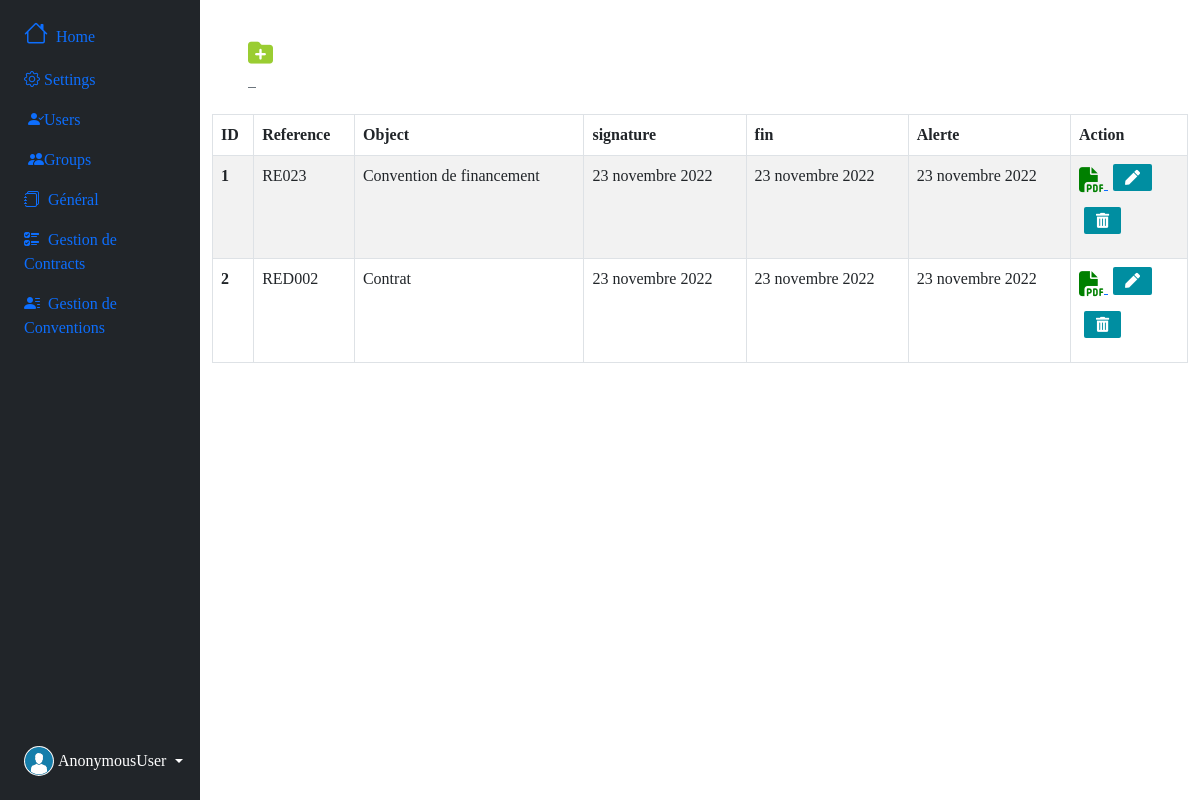
The page /convention on the database as committed earlier.
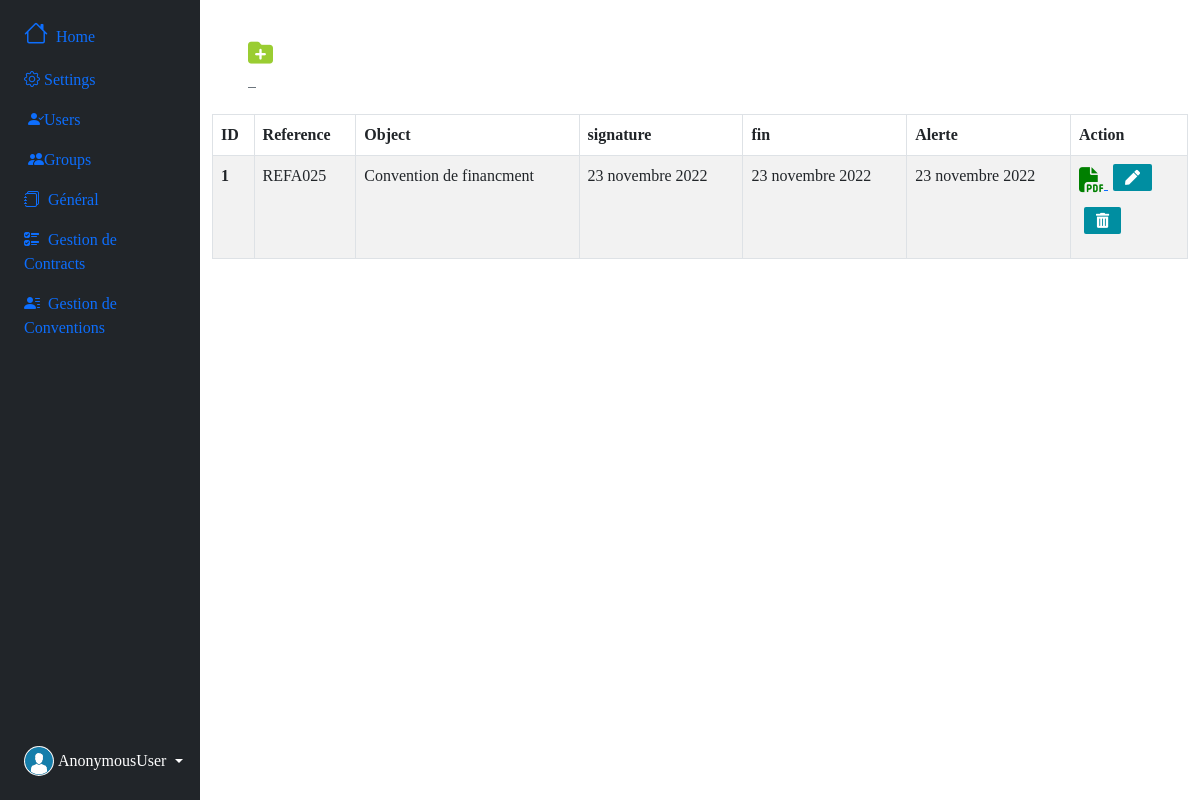
The same page on the database as committed later.
### gestionconvention/models.py (models this page shows, shortened)
class Convention(models.Model):
    type = models.ForeignKey(TypeConvention, on_delete=models.CASCADE, null=True, blank=True)
    partenaire = models.ForeignKey(Partenaire, on_delete=models.CASCADE, null=True, blank=True)
    structure = models.ForeignKey(Structure, on_delete=models.CASCADE, null=True, blank=True)
    reference = models.CharField(max_length=10)
    objet = models.TextField(null=True, blank=True)
    montant = models.FloatField()
    duree = models.CharField(max_length=10)
    date_signature = models.DateField(null=True, blank=True)
    date_debut = models.DateField()
    date_fin = models.DateField(null=True, blank=True)
    nombre_renouv = models.IntegerField(null=True, blank=True)
    date_renouvel = models.DateField(null=True, blank=True)
    date_alerte = models.DateField(null=True, blank=True)
    file = models.FileField(upload_to='uploads_files/', null=True, blank=True)
    created_at =models.DateField(auto_now_add=True)
    updated_at = models.DateField(auto_now=True)

### gestionconvention/views.py (the view)
# urls.py: path('convention', views.convention, name="convention"),
def convention(request):
    conventions = Convention.objects.all()
    context = {"conventions":conventions}
    return render(request, 'gestionconvention/convention.html', context)

### gestionconvention/templates/gestionconvention/convention.html (shortened to what this page needs)
{% extends 'index.html' %}
{% load bootstrap_icons %}
{% block btn %}
					<a href="{% url 'convention_add' %}" class="btn-outline-secondary" style="width: 50px; height: 50px; margin-right: 30px;" title="Add Convention">
						<i style="color: yellowgreen; font-size: 25px; " class="fa-sharp fa-solid fa-folder-plus"></i> &nbsp;&nbsp;
					</a>
{% endblock btn %}
{% block main%}
{% if conventions %}
<table table id="example" class="table table-striped table-bordered" style="width:100%">
  <thead>
    <tr>
      <th scope="col">ID</th>
      <th scope="col">Reference</th>
      <th scope="col">Object</th>
      <th scope="col">signature</th>
      <th scope="col">fin</th>
      <th scope="col">Alerte</th>
      <th scope="col" style="width: 12%;">Action</th>
    </tr>
  </thead>
  <tbody>
    {% for convention in conventions %}
    <tr>
      <th scope="row">{{convention.id}}</th>
      <td>{{convention.reference}}</td>
      <td>{{convention.objet}}</td>
      <td>{{convention.date_signature}}</td>
      <td>{{convention.date_fin}}</td>
      <td>{{convention.date_alerte}}</td>
      <td>
        <a href ="{{convention.file.url}}" title="Lire le fichier">
            <i style="font-size: 25px; color: green" class="fa-solid fa-file-pdf"></i>
        </a>
        <a href="{% url 'convention_edit' convention.id %}" class="btn btn-success text-center" title="Edit Convention">
            <i style="font-size: 15px;" class="fas fa-pen"></i>
        </a>
        <a class="btn btn-secondary text-center" title="Delete Convention" data-bs-toggle="modal" data-bs-target="#deleteModal{{convention.id}}">
            <i style="font-size: 15px;" class="fas fa-trash-alt"></i>
        </a>
      </td>
    </tr>
    {% endfor %}
  </tbody>
</table>
{% else %}
 	<h4>pas de données</h4>
 {% endif %}
  {% endblock main%}

Rows that differ between the two databases and show on the page:
removed Convention: id "2", reference "RED002", objet "Contrat", date_signature "23 novembre 2022", date_fin "23 novembre 2022", date_alerte "23 novembre 2022"
changed Convention id 1: reference "RE023" → "REFA025"; objet "Convention de financement" → "Convention de financment"
